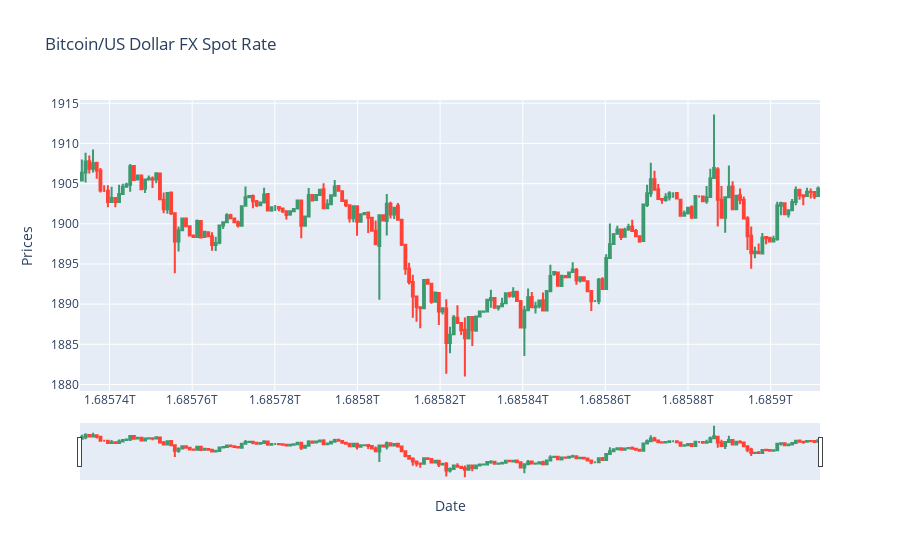

The code cell stored with this chart in its notebook:
### Code cell
fig.update_xaxes(title_text='Date')

fig.update_yaxes(title_text='Prices')

fig.update_layout(xaxis_rangeslider_visible=True, # Set Range Slider Bar

                 title = 'Not bad') # Set Title

fig.show()

### Figure 1 — Plotly figure (JSON) as saved in the notebook; plotly's stock layout.template omitted (floating-point values rounded to 4 significant figures; data arrays with more than 128 entries replaced by an {"elided": "..."} marker saying what was removed)
{"data": [{"close": {"elided": "199 float values"}, "high": {"elided": "199 float values"}, "low": {"elided": "199 float values"}, "open": {"elided": "199 float values"}, "type": "candlestick", "x": {"elided": "199 int values"}}], "layout": {"title": {"text": "Bitcoin/US Dollar FX Spot Rate"}, "xaxis": {"rangeslider": {"visible": true}, "title": {"text": "Date"}}, "yaxis": {"title": {"text": "Prices"}}}}
